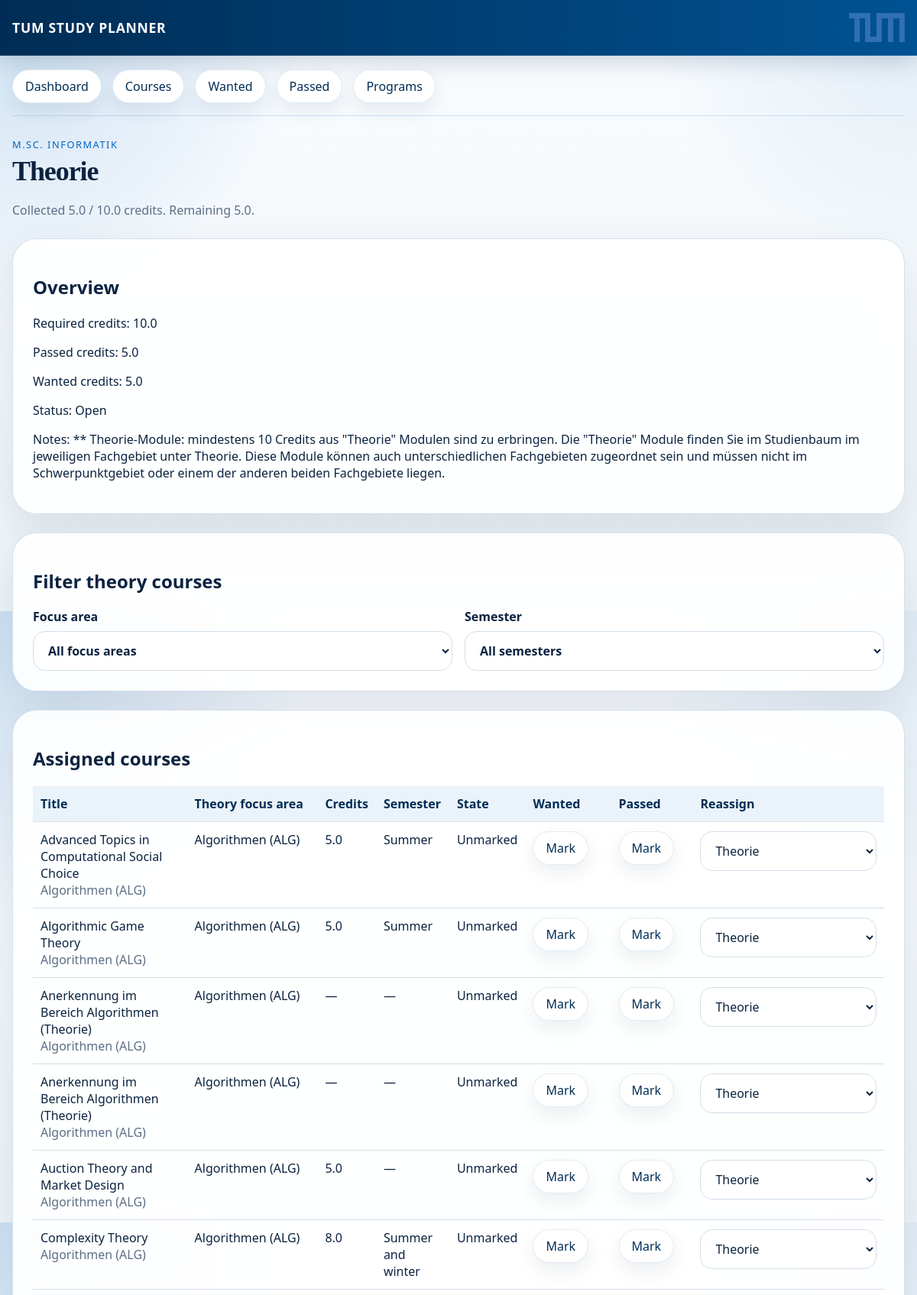
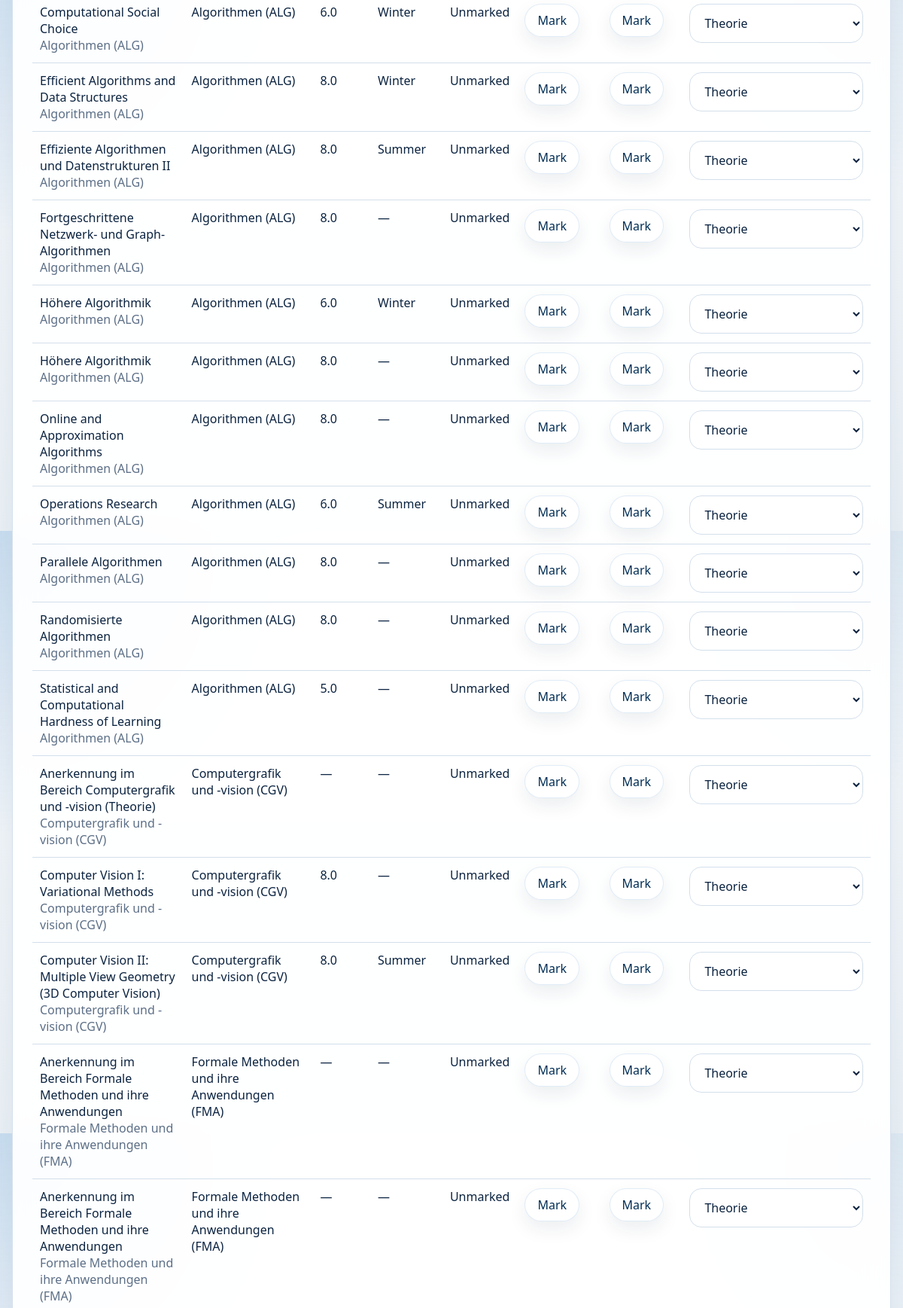
The page /programs/1/categories/3 (upper part) on the database its author committed (2 pictures, top to bottom).
### app/models.py (models this page shows)
class DegreeProgram(Base):
    __tablename__ = "degree_programs"
    id: Mapped[int] = mapped_column(Integer, primary_key=True)
    name: Mapped[str] = mapped_column(String(255), unique=True, nullable=False)
    requirements_url: Mapped[str] = mapped_column(Text, nullable=False)
    courses_url: Mapped[str] = mapped_column(Text, nullable=False)
    created_at: Mapped[datetime] = mapped_column(DateTime, default=datetime.utcnow, nullable=False)
    updated_at: Mapped[datetime] = mapped_column(
        DateTime, default=datetime.utcnow, onupdate=datetime.utcnow, nullable=False
    )
    categories: Mapped[list["RequirementCategory"]] = relationship(
        back_populates="degree_program", cascade="all, delete-orphan"
    )
    courses: Mapped[list["Course"]] = relationship(back_populates="degree_program", cascade="all, delete-orphan")
    course_nodes: Mapped[list["CourseNode"]] = relationship(
        back_populates="degree_program", cascade="all, delete-orphan"
    )
    focus_area_selections: Mapped[list["UserFocusAreaSelection"]] = relationship(
        back_populates="degree_program", cascade="all, delete-orphan"
    )
    requirement_option_selections: Mapped[list["UserRequirementOptionSelection"]] = relationship(
        back_populates="degree_program", cascade="all, delete-orphan"
    )

class RequirementCategory(Base):
    __tablename__ = "requirement_categories"
    id: Mapped[int] = mapped_column(Integer, primary_key=True)
    degree_program_id: Mapped[int] = mapped_column(ForeignKey("degree_programs.id"), nullable=False, index=True)
    parent_id: Mapped[int | None] = mapped_column(ForeignKey("requirement_categories.id"), nullable=True)
    title: Mapped[str] = mapped_column(String(255), nullable=False)
    required_credits: Mapped[float | None] = mapped_column(Float, nullable=True)
    notes: Mapped[str | None] = mapped_column(Text, nullable=True)
    sort_order: Mapped[int] = mapped_column(Integer, default=0, nullable=False)
    source_path: Mapped[str | None] = mapped_column(Text, nullable=True)
    degree_program: Mapped["DegreeProgram"] = relationship(back_populates="categories")
    parent: Mapped["RequirementCategory | None"] = relationship(remote_side=[id], back_populates="children")
    children: Mapped[list["RequirementCategory"]] = relationship(back_populates="parent")
    assignments: Mapped[list["CourseCategoryAssignment"]] = relationship(
        back_populates="requirement_category", cascade="all, delete-orphan"
    )
    __table_args__ = (
        UniqueConstraint("degree_program_id", "title", "source_path", name="uq_requirement_category_identity"),
    )

class Course(Base):
    __tablename__ = "courses"
    id: Mapped[int] = mapped_column(Integer, primary_key=True)
    degree_program_id: Mapped[int] = mapped_column(ForeignKey("degree_programs.id"), nullable=False, index=True)
    code: Mapped[str | None] = mapped_column(String(64), nullable=True)
    title: Mapped[str] = mapped_column(String(255), nullable=False)
    credits: Mapped[float | None] = mapped_column(Float, nullable=True)
    url: Mapped[str | None] = mapped_column(Text, nullable=True)
    raw_path: Mapped[str | None] = mapped_column(Text, nullable=True)
    semester_offering: Mapped[str | None] = mapped_column(String(32), nullable=True)
    degree_program: Mapped["DegreeProgram"] = relationship(back_populates="courses")
    course_nodes: Mapped[list["CourseNode"]] = relationship(back_populates="course")
    assignments: Mapped[list["CourseCategoryAssignment"]] = relationship(
        back_populates="course", cascade="all, delete-orphan"
    )
    user_state: Mapped["UserCourseState | None"] = relationship(
        back_populates="course", uselist=False, cascade="all, delete-orphan"
    )

### app/routes/categories.py (the view)
@router.get("/programs/{program_id}/categories/{category_id}")
def category_detail(
    program_id: int,
    category_id: int,
    request: Request,
    focus_area: str = Query(default=""),
    semester: str = Query(default=""),
    registry_db: Session = Depends(get_registry_db),
):
    program = get_program_record(registry_db, program_id)
    prepare_program_database(program.db_path)
    with get_session(program.db_path) as db:
        local_program = db.query(DegreeProgram).one()
        category = (
            db.query(RequirementCategory)
            .options(
                joinedload(RequirementCategory.assignments)
                .joinedload(CourseCategoryAssignment.course)
                .joinedload(Course.user_state)
            )
            .filter(RequirementCategory.id == category_id)
            .one()
        )
        program_progress = {item.category_id: item for item in build_category_progress(db, local_program.id)}
        progress = program_progress[category.id]
        theory_focus_area_options = sorted(
            {
                extract_child_under(assignment.course.raw_path, WAHL_PARENT_TITLE)
                for assignment in category.assignments
                if assignment.course and extract_child_under(assignment.course.raw_path, WAHL_PARENT_TITLE)
            }
        ) if category.title == "Theorie" else []
        passed_courses = []
        wanted_courses = []
        unmarked_courses = []
        assigned_courses = []
        for assignment in category.assignments:
            course = assignment.course
            current_focus_area = extract_child_under(course.raw_path, WAHL_PARENT_TITLE)
            if focus_area and current_focus_area != focus_area:
                continue
            state = course.user_state
            assigned_courses.append(course)
            if state and state.passed:
                passed_courses.append(course)
            elif state and state.wanted:
                wanted_courses.append(course)
            else:
                unmarked_courses.append(course)
        if semester:
            assigned_courses = [
                course
                for course in assigned_courses
                if (semester == "unknown" and not course.semester_offering) or course.semester_offering == semester
            ]
            passed_courses = [
                course
                for course in passed_courses
                if (semester == "unknown" and not course.semester_offering) or course.semester_offering == semester
            ]
            wanted_courses = [
                course
                for course in wanted_courses
                if (semester == "unknown" and not course.semester_offering) or course.semester_offering == semester
            ]
            unmarked_courses = [
                course
                for course in unmarked_courses
                if (semester == "unknown" and not course.semester_offering) or course.semester_offering == semester
            ]
        categories = (
            db.query(RequirementCategory)
            .filter(RequirementCategory.degree_program_id == local_program.id)
            .order_by(RequirementCategory.title)
            .all()
        )
        theory_focus_areas = (
            {course.id: extract_child_under(course.raw_path, WAHL_PARENT_TITLE) for course in assigned_courses}
            if category.title == "Theorie"
            else {}
        )
        focus_areas = build_focus_area_summaries(db, local_program.id) if category.title == WAHL_PARENT_TITLE else []
        profile_options = build_profile_option_summaries(db, category.degree_program) if category.title == "Profilbildung" else []
    return templates.TemplateResponse(
        request,
        "category_detail.html",
        {
            "request": request,
            "program": program,
            "category": category,
            "progress": progress,
            "passed_courses": passed_courses,
            "wanted_courses": wanted_courses,
            "unmarked_courses": unmarked_courses,
            "assigned_courses": assigned_courses,
            "categories": categories,
            "theory_focus_areas": theory_focus_areas,
            "theory_focus_area_options": theory_focus_area_options,
            "focus_areas": focus_areas,
            "selected_focus_area": focus_area,
            "selected_semester": semester,
            "profile_options": profile_options,
        },
    )

### app/templates/category_detail.html (shortened to what this page needs)
{% extends "base.html" %}
{% block content %}
<section class="section-heading">
  <div>
    <p class="eyebrow">{{ program.name }}</p>
    <h1>{{ category.title }}</h1>
    <p class="summary-line">Collected {{ progress.passed_credits }} / {{ progress.required_credits or 0 }} credits. Remaining {{ progress.remaining_credits }}.</p>
  </div>
</section>
<section class="detail-grid">
  <article class="panel metric-card">
    <h2>Overview</h2>
    <p>Required credits: {{ progress.required_credits or '—' }}</p>
    <p>Passed credits: {{ progress.passed_credits }}</p>
    <p>Wanted credits: {{ progress.wanted_credits }}</p>
    <p>Status: {{ 'Fulfilled' if progress.fulfilled else 'Open' }}</p>
    {% if category.notes %}
    <p>Notes: {{ category.notes }}</p>
    {% endif %}
  </article>
</section>
{% if category.title == "Theorie" %}
<section class="panel">
  <h2>Filter theory courses</h2>
  <form method="get" class="filters">
    <label>
      Focus area
      <select name="focus_area">
        <option value="">All focus areas</option>
      </select>
    </label>
    <label>
      Semester
      <select name="semester">
        <option value="">All semesters</option>
      </select>
    </label>
  </form>
</section>
{% endif %}
<section class="panel table-panel">
  <h2>Assigned courses</h2>
  <table>
    <thead>
      <tr>
        <th>Title</th>
        {% if category.title == "Theorie" %}
        <th>Theory focus area</th>
        {% endif %}
        <th>Credits</th>
        <th>Semester</th>
        <th>State</th>
        <th>Wanted</th>
        <th>Passed</th>
        <th>Reassign</th>
      </tr>
    </thead>
    <tbody>
      {% for course in assigned_courses %}
      {% set state = course.user_state %}
      <tr>
        <td>
          {{ course.title }}
          {% if category.title == "Theorie" and theory_focus_areas.get(course.id) %}
          <div class="muted">{{ theory_focus_areas.get(course.id) }}</div>
          {% endif %}
        </td>
        {% if category.title == "Theorie" %}
        <td>{{ theory_focus_areas.get(course.id) or '—' }}</td>
        {% endif %}
        <td>{{ course.credits or '—' }}</td>
        <td>{{ course.semester_offering or '—' }}</td>
        <td>
          {% if state and state.passed %}Passed
          {% elif state and state.wanted %}Wanted
          {% else %}Unmarked
          {% endif %}
        </td>
        <td>
          <form method="post" action="/programs/{{ program.id }}/courses/{{ course.id }}/toggle-wanted">
            <button type="submit" class="table-button {{ 'active' if state and state.wanted else '' }}">{{ 'Wanted' if state and state.wanted else 'Mark' }}</button>
          </form>
        </td>
        <td>
          <form method="post" action="/programs/{{ program.id }}/courses/{{ course.id }}/toggle-passed">
            <button type="submit" class="table-button {{ 'active' if state and state.passed else '' }}">{{ 'Passed' if state and state.passed else 'Mark' }}</button>
          </form>
        </td>
        <td>
          <form method="post" action="/programs/{{ program.id }}/courses/{{ course.id }}/assign-category" class="inline-form auto-submit-form">
            <select name="requirement_category_id">
              {% for option in categories %}
              <option value="{{ option.id }}" {% if option.id == category.id %}selected{% endif %}>{{ option.title }}</option>
              {% endfor %}
            </select>
          </form>
        </td>
      </tr>
      {% else %}
      <tr>
        <td colspan="{{ 8 if category.title == 'Theorie' else 7 }}" class="empty-state">No courses assigned to this category.</td>
      </tr>
      {% endfor %}
    </tbody>
  </table>
</section>
{% endblock %}

### app/static/style.css (style rules this page uses)
:root { --bg: #eef4f8; --paper: rgba(255, 255, 255, 0.92); --paper-strong: #ffffff; --ink: #0b2340; --muted: #5c6f87; --line: #d3dfeb; --accent: #0065bd; --accent-strong: #002d55; --accent-soft: #e1edf8; --passed-ring: #0b8f5a; --soft: #f6faff; --soft-strong: #c6d8eb; --open-badge: #7a8ea7; --tum-highlight: #4f8fbe; --shadow: 0 24px 60px rgba(5, 33, 64, 0.10); --shadow-soft: 0 10px 24px rgba(5, 33, 64, 0.08); --radius-xl: 32px; --radius-lg: 22px; --radius-md: 16px; }
* { box-sizing: border-box; }
body { margin: 0; font-family: "Avenir Next", "Segoe UI", Helvetica, Arial, sans-serif; color: var(--ink); background: radial-gradient(circle at top left, rgba(0, 101, 189, 0.18), transparent 28%), radial-gradient(circle at top right, rgba(100, 160, 200, 0.16), transparent 24%), linear-gradient(180deg, #f9fcff 0%, var(--bg) 100%); min-height: 100vh; }
.tagline, .muted, .summary-line, .empty-state, .program-card p { color: var(--muted); }
.site-nav a, .button-link, button { border: 1px solid rgba(0, 101, 189, 0.12); background: var(--paper-strong); border-radius: 999px; padding: 10px 16px; cursor: pointer; font: inherit; color: var(--accent-strong); box-shadow: var(--shadow-soft); }
.panel, .category-card { background: var(--paper); border: 1px solid rgba(211, 223, 235, 0.95); border-radius: var(--radius-xl); box-shadow: var(--shadow); backdrop-filter: blur(16px); }
.panel { padding: 26px; margin-bottom: 24px; }
.section-heading { margin-bottom: 26px; }
.section-heading h1, .section-heading h2, .card-header h3, .program-card h3 { margin: 0; letter-spacing: -0.03em; }
.section-heading h1, .section-heading h2 { font-family: Georgia, "Times New Roman", serif; font-size: clamp(2rem, 3vw, 3rem); line-height: 1.05; }
.eyebrow { margin: 0 0 8px; text-transform: uppercase; letter-spacing: 0.12em; font-size: 0.8rem; color: var(--accent); }
.program-form, .filters { display: grid; grid-template-columns: repeat(auto-fit, minmax(220px, 1fr)); gap: 16px; align-items: end; }
label { display: grid; gap: 8px; font-weight: 600; }
input, select { width: 100%; padding: 13px 15px; border: 1px solid var(--line); border-radius: var(--radius-md); background: rgba(255, 255, 255, 0.9); font: inherit; color: var(--ink); box-shadow: inset 0 1px 0 rgba(255, 255, 255, 0.7); }
.program-list, .detail-grid { display: grid; gap: 16px; }
.summary-line { margin-top: 20px; }
.table-panel { overflow-x: auto; }
table { width: 100%; border-collapse: collapse; overflow: hidden; }
th, td { padding: 12px 10px; border-bottom: 1px solid var(--line); text-align: left; vertical-align: top; }
.inline-form { display: flex; gap: 8px; min-width: 230px; }
button, .table-button { transition: transform 140ms ease, background-color 180ms ease, border-color 180ms ease, color 180ms ease, box-shadow 180ms ease, opacity 180ms ease; }
th { color: var(--accent-strong); background: rgba(217, 232, 246, 0.52); font-weight: 700; }

### rows shown on the page
DegreeProgram: name "M.SC. INFORMATIK"
RequirementCategory: title "Theorie", required_credits "10.0", notes "** Theorie-Module: mindestens 10 Credits aus \"Theorie\" Modulen sind zu erbringen. Die \"Theorie\" Module finden Sie im Studienbaum im jeweiligen Fachgebiet unter Theorie. Diese Module können auch unterschiedlichen Fachgebieten zugeordnet sein und müssen nicht im Schwerpunktgebiet oder einem der anderen beiden Fachgebiete liegen."
Course: title "Advanced Topics in Computational Social Choice", get "Algorithmen (ALG)", theory_focus_areas "Algorithmen (ALG)", credits "5.0", semester_offering "Summer", wanted "Mark", passed "Mark"
Course: title "Algorithmic Game Theory", get "Algorithmen (ALG)", theory_focus_areas "Algorithmen (ALG)", credits "5.0", semester_offering "Summer", wanted "Mark", passed "Mark"
Course: title "Anerkennung im Bereich Algorithmen (Theorie)", get "Algorithmen (ALG)", theory_focus_areas "Algorithmen (ALG)", credits "—", semester_offering "—", wanted "Mark", passed "Mark"
Course: title "Anerkennung im Bereich Algorithmen (Theorie)", get "Algorithmen (ALG)", theory_focus_areas "Algorithmen (ALG)", credits "—", semester_offering "—", wanted "Mark", passed "Mark"
Course: title "Auction Theory and Market Design", get "Algorithmen (ALG)", theory_focus_areas "Algorithmen (ALG)", credits "5.0", semester_offering "—", wanted "Mark", passed "Mark"
Course: title "Complexity Theory", get "Algorithmen (ALG)", theory_focus_areas "Algorithmen (ALG)", credits "8.0", semester_offering "Summer and winter", wanted "Mark", passed "Mark"
Course: title "Computational Social Choice", get "Algorithmen (ALG)", theory_focus_areas "Algorithmen (ALG)", credits "6.0", semester_offering "Winter", wanted "Mark", passed "Mark"
Course: title "Efficient Algorithms and Data Structures", get "Algorithmen (ALG)", theory_focus_areas "Algorithmen (ALG)", credits "8.0", semester_offering "Winter", wanted "Mark", passed "Mark"
Course: title "Effiziente Algorithmen und Datenstrukturen II", get "Algorithmen (ALG)", theory_focus_areas "Algorithmen (ALG)", credits "8.0", semester_offering "Summer", wanted "Mark", passed "Mark"
Course: title "Fortgeschrittene Netzwerk- und Graph-Algorithmen", get "Algorithmen (ALG)", theory_focus_areas "Algorithmen (ALG)", credits "8.0", semester_offering "—", wanted "Mark", passed "Mark"
Course: title "Höhere Algorithmik", get "Algorithmen (ALG)", theory_focus_areas "Algorithmen (ALG)", credits "6.0", semester_offering "Winter", wanted "Mark", passed "Mark"
Course: title "Höhere Algorithmik", get "Algorithmen (ALG)", theory_focus_areas "Algorithmen (ALG)", credits "8.0", semester_offering "—", wanted "Mark", passed "Mark"
Course: title "Online and Approximation Algorithms", get "Algorithmen (ALG)", theory_focus_areas "Algorithmen (ALG)", credits "8.0", semester_offering "—", wanted "Mark", passed "Mark"
Course: title "Operations Research", get "Algorithmen (ALG)", theory_focus_areas "Algorithmen (ALG)", credits "6.0", semester_offering "Summer", wanted "Mark", passed "Mark"
Course: title "Parallele Algorithmen", get "Algorithmen (ALG)", theory_focus_areas "Algorithmen (ALG)", credits "8.0", semester_offering "—", wanted "Mark", passed "Mark"
Course: title "Randomisierte Algorithmen", get "Algorithmen (ALG)", theory_focus_areas "Algorithmen (ALG)", credits "8.0", semester_offering "—", wanted "Mark", passed "Mark"
Course: title "Statistical and Computational Hardness of Learning", get "Algorithmen (ALG)", theory_focus_areas "Algorithmen (ALG)", credits "5.0", semester_offering "—", wanted "Mark", passed "Mark"
Course: title "Anerkennung im Bereich Computergrafik und -vision (Theorie)", get "Computergrafik und -vision (CGV)", theory_focus_areas "Computergrafik und -vision (CGV)", credits "—", semester_offering "—", wanted "Mark", passed "Mark"
Course: title "Computer Vision I: Variational Methods", get "Computergrafik und -vision (CGV)", theory_focus_areas "Computergrafik und -vision (CGV)", credits "8.0", semester_offering "—", wanted "Mark", passed "Mark"
Course: title "Computer Vision II: Multiple View Geometry (3D Computer Vision)", get "Computergrafik und -vision (CGV)", theory_focus_areas "Computergrafik und -vision (CGV)", credits "8.0", semester_offering "Summer", wanted "Mark", passed "Mark"
Course: title "Anerkennung im Bereich Formale Methoden und ihre Anwendungen", get "Formale Methoden und ihre Anwendungen (FMA)", theory_focus_areas "Formale Methoden und ihre Anwendungen (FMA)", credits "—", semester_offering "—", wanted "Mark", passed "Mark"
Course: title "Anerkennung im Bereich Formale Methoden und ihre Anwendungen", get "Formale Methoden und ihre Anwendungen (FMA)", theory_focus_areas "Formale Methoden und ihre Anwendungen (FMA)", credits "—", semester_offering "—", wanted "Mark", passed "Mark"

### other values the page prints
{{ progress.passed_credits }} "5.0"
{{ progress.remaining_credits }} "5.0"
{{ progress.wanted_credits }} "5.0"
{{ 'Fulfilled' if progress.fulfilled else 'Open' }} "Open"
form field requirement_category_id "Theorie"
